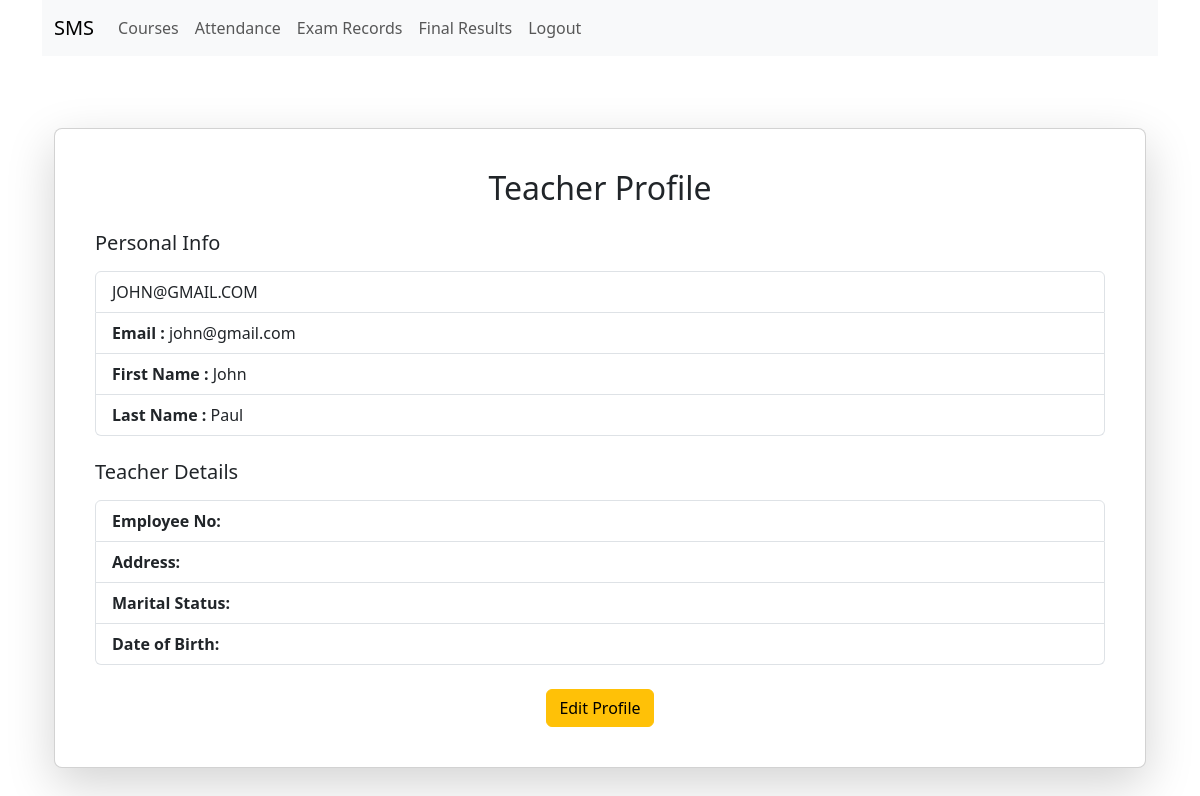
/teacher-profile (signed in), run on an earlier commit of the app's database.
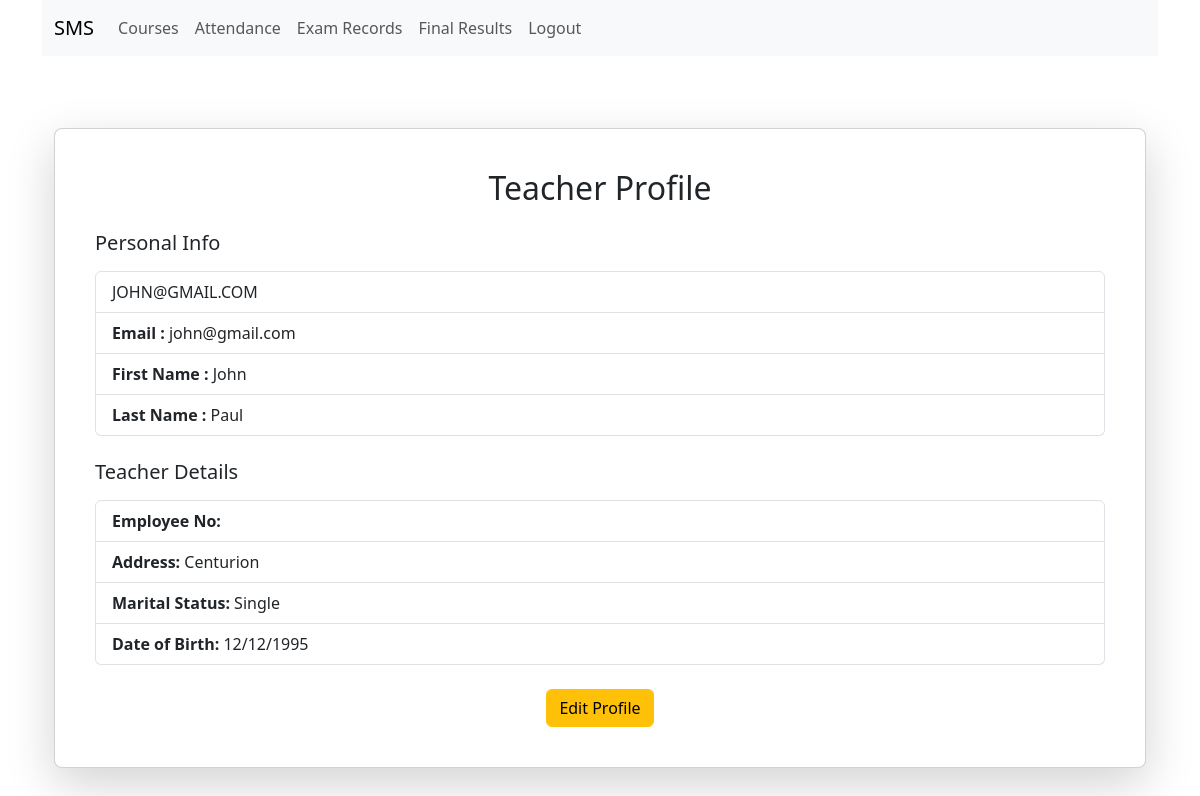
And on a later commit of the database.
### smsAuth/models.py (models this page shows)
class User(AbstractUser):
    is_student = models.BooleanField(default=False,blank=True,null=True)
    is_teacher = models.BooleanField(default=False,blank=True,null=True)
    is_parent = models.BooleanField(default=False,blank=True,null=True)
    is_payment = models.BooleanField(default=False,blank=True,null=True)
    is_exam = models.BooleanField(default=False,blank=True,null=True)
    is_admin = models.BooleanField(default=False,blank=True,null=True)
    status = models.CharField(max_length=30,null=False,blank=True,default=True)

### schoolManagement/models.py (models this page shows)
class Management(models.Model):
    user = models.ForeignKey(User, on_delete=models.CASCADE, related_name="user_management")
    address = models.CharField(max_length=100,null=False,blank=True)
    employee_number = models.CharField(max_length=100,null=False,blank=True)
    marital_status = models.CharField(max_length=100,null=False,blank=True)
    DOB = models.CharField(max_length=30,null=False,blank=True)
    created_at = models.DateTimeField(auto_now_add=True)
    updated_at = models.DateTimeField(auto_now=True)

### schoolManagement/views.py (the view)
# urls.py: path('teacher-profile', views.teacherProfile),
def teacherProfile(request):
    user_instance = User.objects.get(email=request.user.email)  # now using custom user
    teacher_instance = Management.objects.get(user=user_instance)
    data = {
        "teacher_instance": teacher_instance
    }
    return render(request, 'teacher/profile.html', context=data)

### template/teacher/profile.html (shortened to what this page needs)
{% extends "teacher/base.html" %}
{% load static %}
{% block content %}
<div class="container mt-5">
    <div class="card shadow-lg p-4 rounded-3">
        <div class="card-body">
            <h2 class="card-title text-center mb-4">Teacher Profile</h2>
            <h5 class="mb-3">Personal Info</h5>
            <ul class="list-group mb-4">
                <li class="list-group-item">{{ request.user.username | upper }}</li>
                <li class="list-group-item "><strong>Email : </strong> {{ request.user.email }}</li>
                <li class="list-group-item "><strong>First Name : </strong> {{ request.user.first_name}}</li>
                <li class="list-group-item "><strong>Last Name : </strong> {{ request.user.last_name }}</li>
            </ul>
            <h5 class="mb-3">Teacher Details</h5>
            <ul class="list-group mb-4">
                <li class="list-group-item"><strong>Employee No:</strong> {{ teacher_instance.employee_number }}</li>
                <li class="list-group-item"><strong>Address:</strong> {{ teacher_instance.address }}</li>
                <li class="list-group-item"><strong>Marital Status:</strong> {{ teacher_instance.marital_status }}</li>
                <li class="list-group-item"><strong>Date of Birth:</strong> {{ teacher_instance.DOB }}</li>
            </ul>
            <div class="text-center">
                <a href="edit-teacher-profile/{{teacher_instance.id}}" class="btn btn-warning">Edit Profile</a>
            </div>
        </div>
    </div>
    {% endblock %}

### template/teacher/base.html (shortened to what this page needs)
{% load static %}
<!doctype html>
<html lang="en">
  <head>
    <link href="https://cdn.jsdelivr.net/npm/bootstrap@5.3.8/dist/css/bootstrap.min.css" rel="stylesheet">
  </head>
  <body>
<div class="container">
          <nav class="navbar navbar-expand-lg bg-body-tertiary">
  <div class="container-fluid">
    <a class="navbar-brand" href="/teacher-profile">SMS</a>
    <div class="collapse navbar-collapse" id="navbarNav">
      <ul class="navbar-nav">
        <li class="nav-item">
          <a class="nav-link" href="/teacher-courses">Courses</a>
        </li>
        <li class="nav-item">
          <a class="nav-link" href="/">Attendance</a>
        </li>
        <li class="nav-item">
          <a class="nav-link" href="/">Exam Records</a>
        </li>
        <li class="nav-item">
          <a class="nav-link" href="/">Final Results</a>
        </li>
        <li class="nav-item">
          <a class="nav-link" href="/logout">Logout</a>
        </li>
      </ul>
    </div>
  </div>
</nav>
  <br>
{% block content %}
{% endblock content%}
    </div>
  </body>
</html>

What changed in the data, as far as the page shows it:
now on this page (row edited): Management: address "Centurion", marital_status "Single", DOB "12/12/1995"
